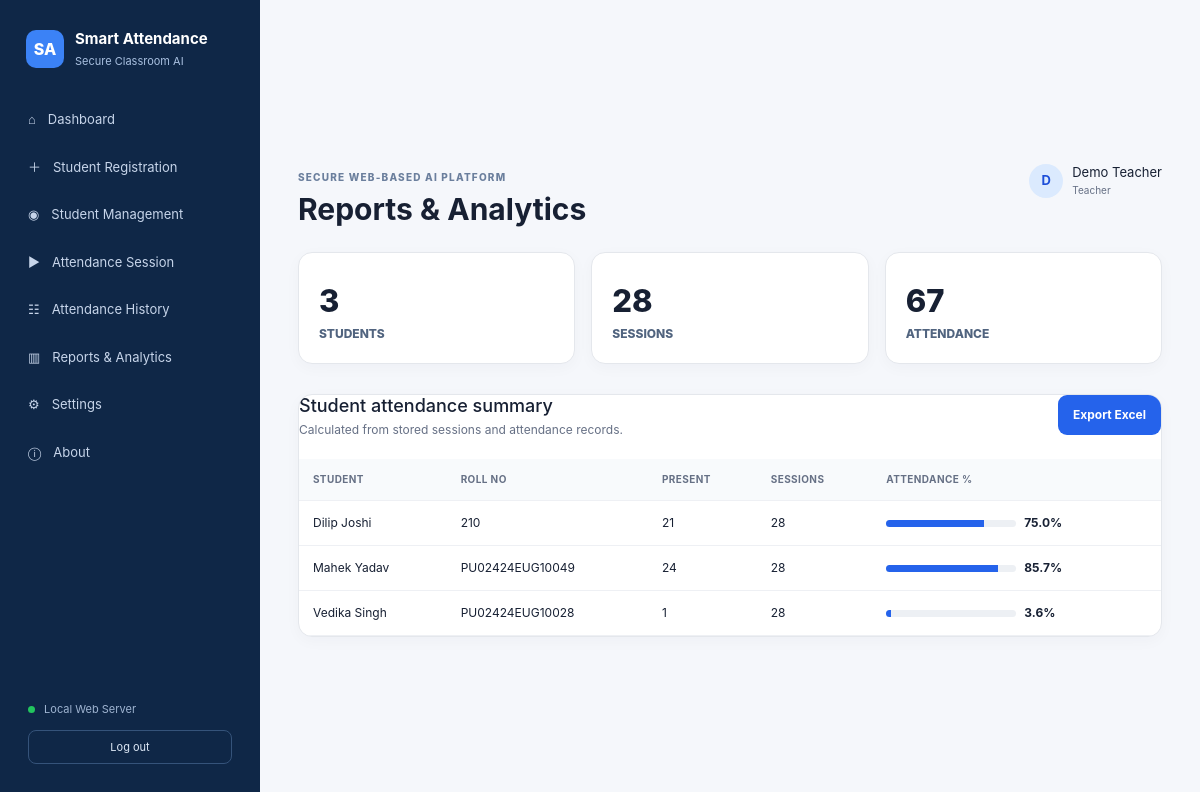
Screenshot of /reports (signed in) with the database file from the repository.
### app/models/models.py (models this page shows)
class Student(Base):
    __tablename__='students'
    student_id: Mapped[int] = mapped_column(Integer, primary_key=True)
    roll_no: Mapped[str] = mapped_column(String, unique=True)
    first_name: Mapped[str] = mapped_column(String)
    last_name: Mapped[str] = mapped_column(String)
    email: Mapped[str|None] = mapped_column(String, nullable=True)
    phone: Mapped[str|None] = mapped_column(String, nullable=True)
    class_id: Mapped[int] = mapped_column(ForeignKey('classes.class_id'))
    registration_date: Mapped[str] = mapped_column(String)
    status: Mapped[str] = mapped_column(String, default='Active')
    class_ = relationship('Class')
    face_data = relationship('FaceData', back_populates='student', uselist=False, cascade='all, delete-orphan')

### app/routers/web.py (the view)
@router.get("/reports")
def reports(
    request: Request,
    db: Session = Depends(get_db),
):
    if not user_required(request):
        return RedirectResponse("/login", 303)
    students = db.scalars(
        select(Student).where(Student.status == "Active")
    ).all()
    rows = []
    for s in students:
        total = (
            db.scalar(
                select(func.count(AttendanceSession.session_id)).where(
                    AttendanceSession.class_id == s.class_id
                )
            )
            or 0
        )
        present = (
            db.scalar(
                select(func.count(AttendanceRecord.attendance_id)).where(
                    AttendanceRecord.student_id == s.student_id
                )
            )
            or 0
        )
        pct = (present / total * 100) if total else 0
        rows.append(
            {
                "student": f"{s.first_name} {s.last_name}",
                "roll_no": s.roll_no,
                "present": present,
                "sessions": total,
                "pct": round(pct, 1),
            }
        )
    return request.app.state.templates.TemplateResponse(
        request=request,
        name="reports/analytics.html",
        context=ctx(
            request,
            rows=rows,
            stats=dashboard_stats(db),
        ),
    )

### app/templates/reports/analytics.html (shortened to what this page needs)
{% extends 'base.html' %}{% block heading %}Reports & Analytics{% endblock %}{% block content %}<div class="stats-grid compact">{% for label,value in [('Students',stats.students),('Sessions',stats.sessions),('Attendance',stats.attendance)] %}<div class="stat-card"><div class="stat-value">{{ value }}</div><div class="stat-label">{{ label }}</div></div>{% endfor %}</div><div class="page-card table-card"><div class="card-head"><div><h2>Student attendance summary</h2><p>Calculated from stored sessions and attendance records.</p></div><button id="export-btn" class="primary-btn">Export Excel</button></div><table class="table-hover"><thead><tr><th>Student</th><th>Roll No</th><th>Present</th><th>Sessions</th><th>Attendance %</th></tr></thead><tbody>{% for r in rows %}<tr><td>{{ r.student }}</td><td>{{ r.roll_no }}</td><td>{{ r.present }}</td><td>{{ r.sessions }}</td><td><div class="bar"><span style="width:{{ r.pct }}%"></span></div><strong>{{ r.pct }}%</strong></td></tr>{% else %}<tr><td colspan="5" class="empty"><div style="padding: 20px;"><strong>No data available.</strong><br><small>Register students and run sessions to generate analytics.</small></div></td></tr>{% endfor %}</tbody></table></div>{% endblock %}

### app/static/css/app.css (style rules this page uses)
:root { --navy:#0f2747;--blue:#2563eb;--blue2:#1d4ed8;--bg:#f5f7fb;--surface:#fff;--text:#172033;--muted:#667085;--border:#e4e7ec;--green:#16a34a;--red:#dc2626;--amber:#b7791f }
* { box-sizing:border-box }
body { margin:0;background:var(--bg);color:var(--text);font-family:Inter,Segoe UI,Arial,sans-serif }
.stats-grid { display:grid;grid-template-columns:repeat(4,1fr);gap:16px;margin-bottom:30px }
.stats-grid.compact { grid-template-columns:repeat(3,1fr) }
.stat-card { background:var(--surface);border:1px solid var(--border);border-radius:14px;padding:20px;box-shadow:0 4px 15px rgba(15,39,71,.03) }
.stat-value { font-size:31px;font-weight:800;margin-top:5px }
.stat-label { font-size:12px;font-weight:800;text-transform:uppercase;color:#51647f }
.page-card,.camera-card,.decision-card,.info-panel { background:#fff;border:1px solid var(--border);border-radius:14px;padding:24px;box-shadow:0 4px 15px rgba(15,39,71,.03) }
.card-head { display:flex;justify-content:space-between;align-items:flex-start;margin-bottom:20px }
.card-head h2 { font-size:18px;margin:0 0 4px }
.card-head p { font-size:12px;color:var(--muted);margin:0 }
.primary-btn,.secondary-btn,.danger-btn,.toolbar button { display:inline-flex;align-items:center;justify-content:center;gap:8px;border:0;border-radius:9px;padding:11px 15px;text-decoration:none;font-weight:750;font-size:12px;cursor:pointer }
.primary-btn { background:var(--blue);color:#fff }
table { width:100%;border-collapse:collapse;font-size:12px }
th { background:#f8fafc;color:#667085;text-align:left;font-size:10px;text-transform:uppercase;letter-spacing:.04em }
th,td { padding:13px 14px;border-bottom:1px solid #eef0f4 }
.table-card { padding:0;overflow:hidden }
.bar { height:7px;background:#edf0f4;border-radius:99px;width:130px;display:inline-block;vertical-align:middle;margin-right:8px;overflow:hidden }
.bar span { display:block;height:100%;background:var(--blue) }
.table-hover tbody tr { transition: background-color 0.15s ease; }
.primary-btn, .secondary-btn, .danger-btn { transition: all 0.15s ease; }

### rows the page displays
Student: student "Dilip Joshi", roll_no "210", present "21", sessions "28", pct "75.0"
Student: student "Mahek Yadav", roll_no "PU02424EUG10049", present "24", sessions "28", pct "85.7"
Student: student "Vedika Singh", roll_no "PU02424EUG10028", present "1", sessions "28", pct "3.6"

### other values shown
{{ user.full_name[:1] if user.full_name else 'U' }} "D"
{{ user.full_name }} "Demo Teacher"
{{ user.role|title }} "Teacher"
{{ value }} "3" "28" "67"
{{ label }} "STUDENTS" "SESSIONS" "ATTENDANCE"
